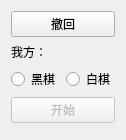
<?xml version="1.0" encoding="UTF-8"?>
<ui version="4.0">
 <class>Options</class>
 <widget class="QWidget" name="Options">
  <property name="geometry">
   <rect>
    <x>0</x>
    <y>0</y>
    <width>126</width>
    <height>134</height>
   </rect>
  </property>
  <property name="windowTitle">
   <string>Form</string>
  </property>
  <layout class="QVBoxLayout" name="verticalLayout_2">
   <item>
    <layout class="QVBoxLayout" name="verticalLayout" stretch="6,1,1,2,2">
     <property name="leftMargin">
      <number>0</number>
     </property>
     <item>
      <layout class="QHBoxLayout" name="horizontalLayout">
       <item>
        <widget class="QPushButton" name="undo">
         <property name="minimumSize">
          <size>
           <width>0</width>
           <height>0</height>
          </size>
         </property>
         <property name="text">
          <string>撤回</string>
         </property>
        </widget>
       </item>
      </layout>
     </item>
     <item>
      <widget class="QLabel" name="label">
       <property name="text">
        <string>我方：</string>
       </property>
      </widget>
     </item>
     <item>
      <layout class="QHBoxLayout" name="horizontalLayout_2">
       <item>
        <widget class="QRadioButton" name="black">
         <property name="text">
          <string>黑棋</string>
         </property>
        </widget>
       </item>
       <item>
        <widget class="QRadioButton" name="white">
         <property name="text">
          <string>白棋</string>
         </property>
         <property name="checkable">
          <bool>true</bool>
         </property>
         <property name="checked">
          <bool>false</bool>
         </property>
        </widget>
       </item>
      </layout>
     </item>
     <item>
      <widget class="QPushButton" name="start">
       <property name="enabled">
        <bool>false</bool>
       </property>
       <property name="text">
        <string>开始</string>
       </property>
       <property name="checkable">
        <bool>false</bool>
       </property>
      </widget>
     </item>
     <item>
      <widget class="Timer" name="timer" native="true"/>
     </item>
    </layout>
   </item>
  </layout>
 </widget>
 <customwidgets>
  <customwidget>
   <class>Timer</class>
   <extends>QWidget</extends>
   <header>timer.h</header>
  </customwidget>
 </customwidgets>
 <resources/>
 <connections/>
</ui>
